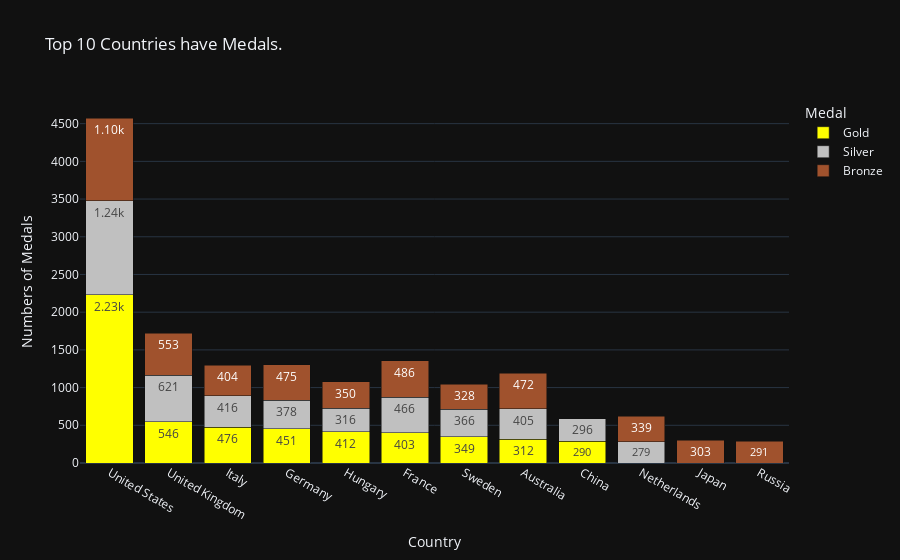

Source (notebook cell):
### Code cell
fig = px.bar(Numbers_of_Medales_by_medal, 
x = 'Country' , 
y = 'Numbers_of_Medales' , 
color='Medal' ,
barmode='stack' ,
title= 'Top 10 Countries have Medals.' , 
labels={'Numbers_of_Medales':"Numbers of Medals"} ,
text='Numbers_of_Medales' ,
hover_name='Medal' ,
template='plotly_dark' ,
color_discrete_sequence=['yellow','silver','sienna'])
fig.update_traces(texttemplate = '%{text:.3s}' , textposition = 'inside')

### Figure 1 — Plotly figure (JSON) as saved in the notebook; plotly's stock layout.template omitted (floating-point values rounded to 4 significant figures)
{"data": [{"alignmentgroup": "True", "hovertemplate": "<b>%{hovertext}</b><br><br>Medal=Gold<br>Country=%{x}<br>Numbers of Medals=%{text}<extra></extra>", "hovertext": ["Gold", "Gold", "Gold", "Gold", "Gold", "Gold", "Gold", "Gold", "Gold"], "legendgroup": "Gold", "marker": {"color": "yellow", "pattern": {"shape": ""}}, "name": "Gold", "offsetgroup": "Gold", "orientation": "v", "showlegend": true, "text": [2233, 546, 476, 451, 412, 403, 349, 312, 290], "textposition": "inside", "texttemplate": "%{text:.3s}", "type": "bar", "x": ["United States", "United Kingdom", "Italy", "Germany", "Hungary", "France", "Sweden", "Australia", "China"], "xaxis": "x", "y": [2233, 546, 476, 451, 412, 403, 349, 312, 290], "yaxis": "y"}, {"alignmentgroup": "True", "hovertemplate": "<b>%{hovertext}</b><br><br>Medal=Silver<br>Country=%{x}<br>Numbers of Medals=%{text}<extra></extra>", "hovertext": ["Silver", "Silver", "Silver", "Silver", "Silver", "Silver", "Silver", "Silver", "Silver", "Silver"], "legendgroup": "Silver", "marker": {"color": "silver", "pattern": {"shape": ""}}, "name": "Silver", "offsetgroup": "Silver", "orientation": "v", "showlegend": true, "text": [1244, 621, 466, 416, 405, 378, 366, 316, 296, 279], "textposition": "inside", "texttemplate": "%{text:.3s}", "type": "bar", "x": ["United States", "United Kingdom", "France", "Italy", "Australia", "Germany", "Sweden", "Hungary", "China", "Netherlands"], "xaxis": "x", "y": [1244, 621, 466, 416, 405, 378, 366, 316, 296, 279], "yaxis": "y"}, {"alignmentgroup": "True", "hovertemplate": "<b>%{hovertext}</b><br><br>Medal=Bronze<br>Country=%{x}<br>Numbers of Medals=%{text}<extra></extra>", "hovertext": ["Bronze", "Bronze", "Bronze", "Bronze", "Bronze", "Bronze", "Bronze", "Bronze", "Bronze", "Bronze", "Bronze"], "legendgroup": "Bronze", "marker": {"color": "sienna", "pattern": {"shape": ""}}, "name": "Bronze", "offsetgroup": "Bronze", "orientation": "v", "showlegend": true, "text": [1096, 553, 486, 475, 472, 404, 350, 339, 328, 303, 291], "textposition": "inside", "texttemplate": "%{text:.3s}", "type": "bar", "x": ["United States", "United Kingdom", "France", "Germany", "Australia", "Italy", "Hungary", "Netherlands", "Sweden", "Japan", "Russia"], "xaxis": "x", "y": [1096, 553, 486, 475, 472, 404, 350, 339, 328, 303, 291], "yaxis": "y"}], "layout": {"barmode": "stack", "legend": {"title": {"text": "Medal"}, "tracegroupgap": 0}, "title": {"text": "Top 10 Countries have Medals."}, "xaxis": {"anchor": "y", "domain": [0, 1], "title": {"text": "Country"}}, "yaxis": {"anchor": "x", "domain": [0, 1], "title": {"text": "Numbers of Medals"}}}}
